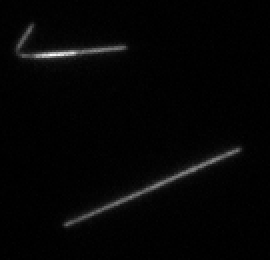
%> input picture tutorial/test2.tif, 135 x 130 px (shown 2 times larger)
$ octave --eval "result = auto_intensity(imread('tutorial/test2.tif'));"   (GNU Octave 9; MATLAB toolbox functions it lacks are replaced by stand-ins)
%> lines starting %> are read from the running program, lines starting %| are printed output that depends on the picture; in (x1, y1, x2, y2) boxes, pixels count from 0 and x2, y2 are one past the last pixel; in counts of white or black regions, pixels touching at a corner belong together; the program's own positions count from 1
function automatic_threshold = auto_intensity( input )
% function from FIESTA described in section S.2 of
% https://www.cell.com/biophysj/biophysj/supplemental/S0006-3495(11)00467-X#secd1217733e1776

% convert image to double
input = double( input );
% find edges of objects
automatic_threshold = mean2(input)+std2(input);
%> automatic_threshold = 459.9
% find edges of objects
output = edge(input,'sobel',[],'both','nothinning');
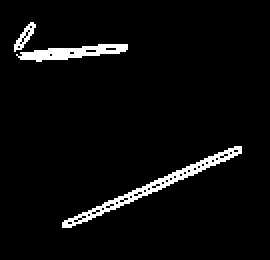
%> output: size 130x135 logical (shown 2 times larger); 4.2% white in thin lines or dots, all inside (x1, y1, x2, y2) = (7, 11, 121, 114)
% close small gaps
output = bwmorph(output,'bridge');
% fill one-pixel holes
output = bwmorph( output,'fill');
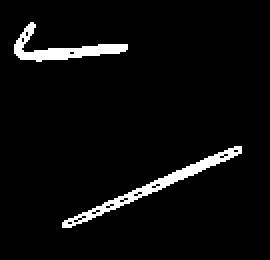
%> output: size 130x135 logical (shown 2 times larger); 4.5% white; 2 white regions, box (x1, y1, x2, y2) and area: (31, 73, 121, 114) 436, (7, 11, 64, 31) 346
% [12 lines of commented-out code are left out]

figure(7)
imshow(output)

end

$ run again, on tutorial/test4_advanced.tif
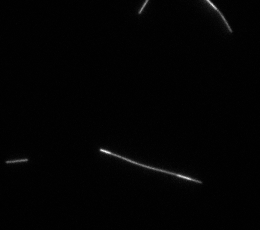
%> input picture tutorial/test4_advanced.tif, 260 x 230 px
%> automatic_threshold = 248.3
%> in auto_intensity, `output = edge(input,'sobel',[],'both','nothinning');`:
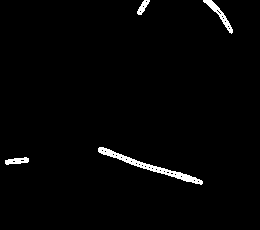
%> output: size 230x260 logical; 1.8% white; 4 white regions, box (x1, y1, x2, y2) and area: (98, 147, 203, 185) 627, (203, 0, 233, 34) 225, (5, 157, 29, 165) 124, (137, 0, 150, 15) 93

$ run again, on tutorial/test5_advanced.f.tif
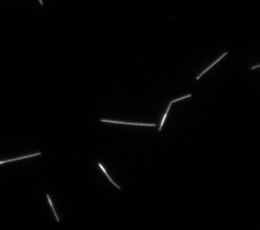
%> input picture tutorial/test5_advanced.f.tif, 260 x 230 px
%> automatic_threshold = 399.2
%> in auto_intensity, `output = edge(input,'sobel',[],'both','nothinning');`:
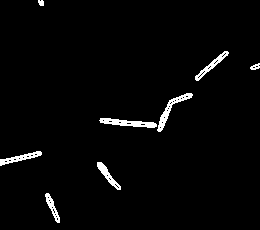
%> output: size 230x260 logical; 2.4% white; 8 white regions, largest, box (x1, y1, x2, y2) and area: (99, 118, 157, 128) 306, (157, 93, 193, 132) 293, (0, 151, 42, 166) 220
